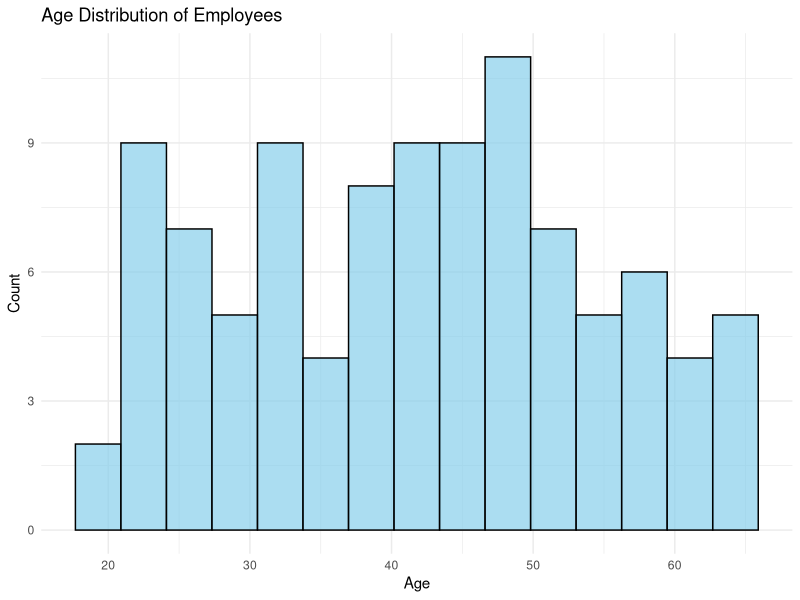
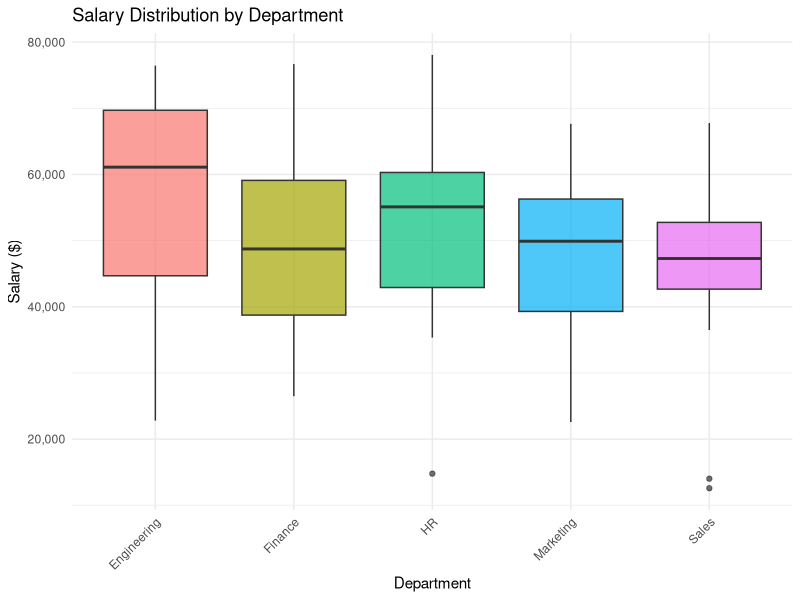
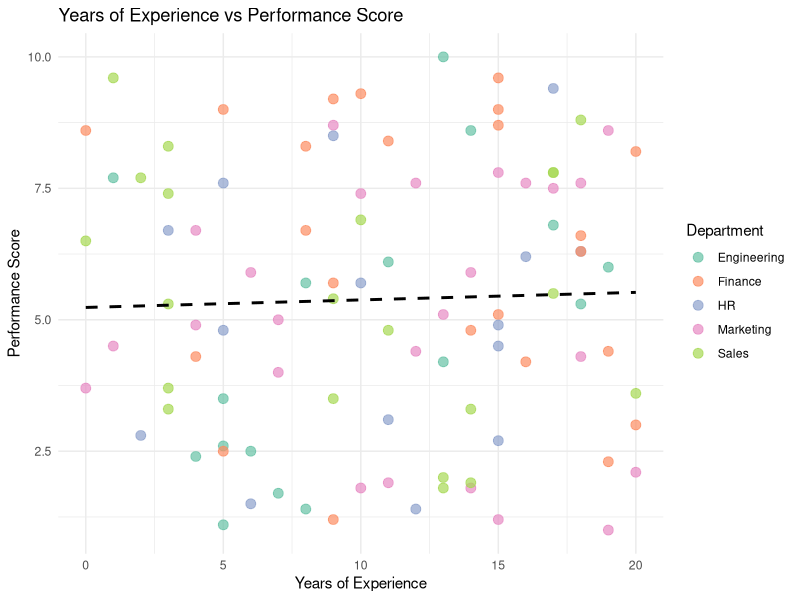
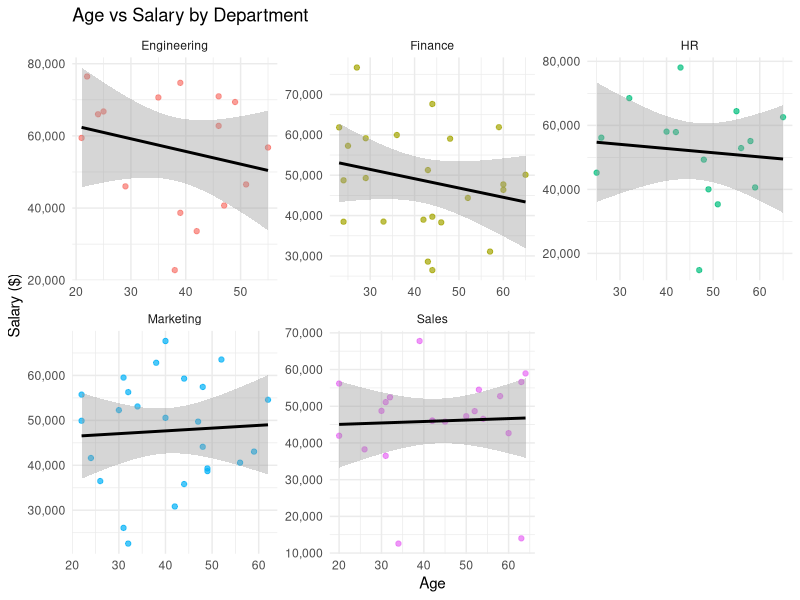

Generate these figures, in order, with R:
## ---- chunk 1
knitr::opts_chunk$set(echo = TRUE)
library(ggplot2)
library(dplyr)
## ---- chunk 2
# Set seed for reproducibility
set.seed(123)

# Create fake dataset
df <- data.frame(
  id = 1:100,
  name = paste("Person", 1:100),
  age = sample(18:65, 100, replace = TRUE),
  salary = round(rnorm(100, mean = 50000, sd = 15000), 0),
  department = sample(c("Sales", "Marketing", "Engineering", "HR", "Finance"), 100, replace = TRUE),
  years_experience = sample(0:20, 100, replace = TRUE),
  performance_score = round(runif(100, min = 1, max = 10), 1)
)

# Display first few rows
head(df)
## ---- chunk 3

# Basic summary statistics
summary(df)

# Count by department
table(df$department)
## ---- chunk 4
ggplot(df, aes(x = age)) +
  geom_histogram(bins = 15, fill = "skyblue", color = "black", alpha = 0.7) +
  labs(title = "Age Distribution of Employees",
       x = "Age",
       y = "Count") +
  theme_minimal()
  
## ---- chunk 5
ggplot(df, aes(x = department, y = salary, fill = department)) +
  geom_boxplot(alpha = 0.7) +
  labs(title = "Salary Distribution by Department",
       x = "Department",
       y = "Salary ($)") +
  theme_minimal() +
  theme(axis.text.x = element_text(angle = 45, hjust = 1),
        legend.position = "none") +
  scale_y_continuous(labels = scales::comma)
## ---- chunk 6
ggplot(df, aes(x = years_experience, y = performance_score, color = department)) +
  geom_point(size = 3, alpha = 0.7) +
  geom_smooth(method = "lm", se = FALSE, color = "black", linetype = "dashed") +
  labs(title = "Years of Experience vs Performance Score",
       x = "Years of Experience",
       y = "Performance Score",
       color = "Department") +
  theme_minimal() +
  scale_color_brewer(type = "qual", palette = "Set2") 
## ---- chunk 7
ggplot(df, aes(x = age, y = salary)) +
  geom_point(aes(color = department), alpha = 0.7) +
  geom_smooth(method = "lm", se = TRUE, color = "black") +
  facet_wrap(~department, scales = "free") +
  labs(title = "Age vs Salary by Department",
       x = "Age",
       y = "Salary ($)") +
  theme_minimal() +
  theme(legend.position = "none") +
  scale_y_continuous(labels = scales::comma)
## ---- chunk 8
# Create summary table by department
summary_stats <- df %>%
  group_by(department) %>%
  summarise(
    count = n(),
    avg_age = round(mean(age), 1),
    avg_salary = round(mean(salary), 0),
    avg_experience = round(mean(years_experience), 1),
    avg_performance = round(mean(performance_score), 1)
  )

knitr::kable(summary_stats, 
             caption = "Summary Statistics by Department",
             col.names = c("Department", "Count", "Avg Age", "Avg Salary", "Avg Experience", "Avg Performance"))
